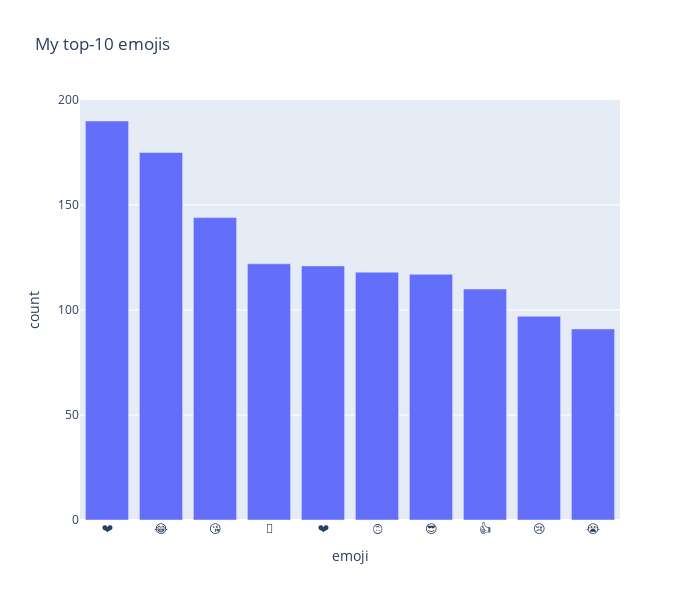

The code cell stored with this chart in its notebook:
### Code cell
all_emojis_i_sent = get_emojis_from_messages(get_df_of_send_messages(df), top=10)
fig = get_top_emojis(all_emojis_i_sent, 'My top-10 emojis')
fig.show()

### Figure 1 — Plotly figure (JSON) as saved in the notebook; plotly's stock layout.template omitted (floating-point values rounded to 4 significant figures)
{"data": [{"alignmentgroup": "True", "hovertemplate": "emoji=%{x}<br>count=%{y}<extra></extra>", "legendgroup": "", "marker": {"color": "#636efa", "pattern": {"shape": ""}}, "name": "", "offsetgroup": "", "orientation": "v", "showlegend": false, "textposition": "auto", "x": ["❤️", "😂", "😘", "🙂", "❤", "🙃", "😎", "👍", "😢", "😭"], "xaxis": "x", "y": [190, 175, 144, 122, 121, 118, 117, 110, 97, 91], "yaxis": "y", "type": "bar"}], "layout": {"xaxis": {"anchor": "y", "domain": [0.0, 1.0], "title": {"text": "emoji"}}, "yaxis": {"anchor": "x", "domain": [0.0, 1.0], "title": {"text": "count"}}, "legend": {"tracegroupgap": 0}, "title": {"text": "My top-10 emojis"}, "barmode": "relative", "width": 700, "height": 600}}
